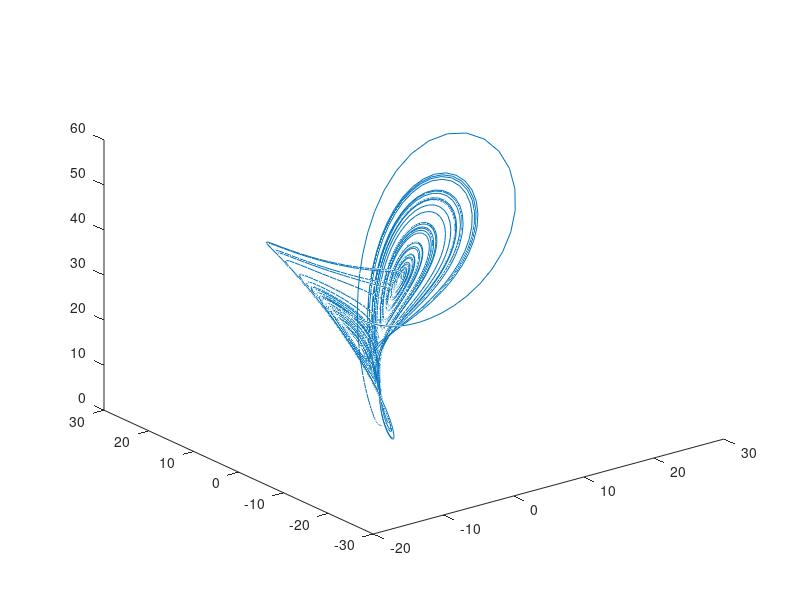

MATLAB code to generate this figure:
clc;
clear;
close all;

global sigma rho beta

%%%%%%%%%%%%%%%%%%%%%%%%%%%%%%%%%%%%
sigma = 10; 
rho   = 28;   
beta  = 8/3;  

fx_t =@(x, y)    sigma * (y-x);
fy_t =@(x, y, z) (x * (rho - z)) - y;
fz_t =@(x, y, z) (x*y) - (beta*z);

x_ini = 1;
y_ini = 1;
z_ini = 1;

t_final = 50;
h = 0.01;
%%%%%%%%%%%%%%%%%%%%%%%%%%%%%%%%%%%%

t = 0:h:t_final;

x(1) = x_ini;
y(1) = y_ini;
z(1) = z_ini;

%% Eulers
y_exact = zeros(size(t));
for i = 1:length(t)
    x(i+1) = x(i) + h * fx_t(x(i), y(i));
    y(i+1) = y(i) + h * fy_t(x(i), y(i), z(i));
    z(i+1) = z(i) + h * fz_t(x(i), y(i), z(i));
end

plot3(x,y,z)

%% RK 4
x(1) = x_ini;
y(1) = y_ini;
z(1) = z_ini;

% for i = 1: length(t)
%     k1 = h * f(y, x(i));
%     k2 = h * f(y + k1/2, x(i) + (h/2));
%     k3 = h * f(y + k2/2, x(i) + (h/2));
%     k4 = h * f(y + k3, x(i) + h);
%     y = y + (k1/6) + (k2/3) + (k3/3) + (k4/6);
% 
%     ys(end+1) = y;
% 
% end



